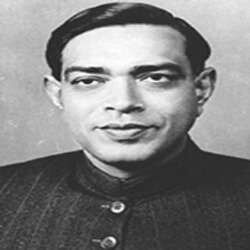
#> input picture authors/photos/original/dinkar.jpg, 250 x 250 px, found by its file name; its folder holds only this picture in this run
$ python author-headshots.py
#> lines starting #> are read from the running program, lines starting #| are printed output that depends on the picture; after the words box and inside, x2 and y2 are one past the last pixel; in counts of white or black regions, pixels touching at a corner belong together
"""Re-frame the author photos as one set: 4:5 portrait, eyes on the same line, heads the same size, one warm
monochrome tone. Sources: authors/photos/original/<id>.jpg (untouched). Output: authors/photos/<id>.jpg (480x600).
FACES = by-eye marks on each original: (centre x, eye line y, top of head y, chin y) as fractions of the image."""
from PIL import Image, ImageFilter, ImageOps, ImageEnhance
import sys
FACES = {
 'dinkar': (.50,.30,.03,.62), 'gulzar': (.565,.27,.05,.45), 'hazariprasad-dwivedi': (.49,.40,.07,.68),
 'jaishankar-prasad': (.50,.40,.07,.70), 'kaifi-azmi': (.53,.43,.03,.83), 'krishna-sobti': (.45,.34,.08,.62),
 'mahadevi-verma': (.50,.51,.09,.85), 'mohan-rakesh': (.50,.37,.03,.67), 'mridula-garg': (.50,.41,.05,.75),
 'muktibodh': (.50,.35,.11,.65), 'nagarjun': (.44,.33,.04,.59), 'nirala': (.47,.39,.09,.79),
 'nirmal-verma': (.48,.31,.06,.52), 'phanishwarnath-renu': (.55,.45,.00,.93), 'piyush-mishra': (.57,.45,.01,.75),
 'premchand': (.50,.41,.07,.75), 'rahul-sankrityayan': (.50,.35,.14,.62), 'ravish-kumar': (.49,.26,.16,.37),
 'sahir-ludhianvi': (.40,.34,.07,.61), 'shrilal-shukla': (.48,.39,.01,.75),
}
OUT_W, OUT_H = 480, 600
HEAD = 0.60   # head (top of hair to chin) as a share of the frame's height
EYES = 0.43   # eye line, from the top of the frame
def frame(im, f):
    W, H = im.size; cx, ey, top, chin = f
    fh = (chin - top) * H / HEAD; fw = fh * OUT_W / OUT_H
    x0 = cx * W - fw / 2; y0 = ey * H - EYES * fh
    box = (round(x0), round(y0), round(x0 + fw), round(y0 + fh))
    # where the frame runs past the photo, extend the photo's own edges (mirrored + blurred) rather than leave a gap
    pad = max(0, -box[0], -box[1], box[2] - W, box[3] - H)
    if pad:
        # stretch the photo's outermost rows / columns outward, soften that band, then lay the photo back on top
        e = max(2, min(W, H) // 40)   # sample a thin band at each edge (averages out noise)
        big = Image.new('L', (W + 2 * pad, H + 2 * pad))
        big.paste(im.crop((0, 0, W, e)).resize((W, 1), Image.BOX).resize((W, pad), Image.NEAREST), (pad, 0))
        big.paste(im.crop((0, H - e, W, H)).resize((W, 1), Image.BOX).resize((W, pad), Image.NEAREST), (pad, pad + H))
        big.paste(im.crop((0, 0, e, H)).resize((1, H), Image.BOX).resize((pad, H), Image.NEAREST), (0, pad))
        big.paste(im.crop((W - e, 0, W, H)).resize((1, H), Image.BOX).resize((pad, H), Image.NEAREST), (pad + W, pad))
        for (cx0, cy0, px, py) in ((0, 0, 0, 0), (W - e, 0, pad + W, 0), (0, H - e, 0, pad + H), (W - e, H - e, pad + W, pad + H)):
            big.paste(im.crop((cx0, cy0, cx0 + e, cy0 + e)).resize((1, 1), Image.BOX).resize((pad, pad)), (px, py))
        big.paste(im, (pad, pad))
        soft = big.filter(ImageFilter.GaussianBlur(max(4, pad / 5)))
        m = max(2, min(W, H) // 30)
        mask = Image.new('L', big.size, 0); mask.paste(Image.new('L', (W - 2 * m, H - 2 * m), 255), (pad + m, pad + m)); mask = mask.filter(ImageFilter.GaussianBlur(m))
        soft.paste(im, (pad, pad), mask.crop((pad, pad, pad + W, pad + H)))
        im = soft; box = tuple(v + pad for v in box)
    return im.crop(box)
def tone(g):
    g = ImageOps.autocontrast(g, cutoff=(1, 1))
    g = ImageEnhance.Contrast(g).enhance(1.06)
    # warm monochrome: deep brown shadows -> cream highlights
    return ImageOps.colorize(g, black=(34, 15, 9), mid=(150, 104, 78), white=(250, 236, 218))
for k, f in FACES.items():
    src = Image.open(f'authors/photos/original/{k}.jpg').convert('L')
#> src is the input picture: PIL image 250x250 L; min 17, max 255, mean 128.7
    c = frame(src, f)
#> in frame, `big = Image.new('L', (W + 2 * pad, H + 2 * pad))`: big: PIL image 312x312 L; every value is 0
#> after the loop in frame, `for (cx0, cy0, px, py) in ((0, 0, 0, 0), (W - e, 0, pad + W, 0), (0, H..`:
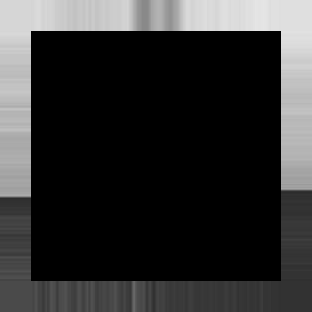
#> big: PIL image 312x312 L; min 0, max 229, mean 49.1
#> in frame, `soft = big.filter(ImageFilter.GaussianBlur(max(4, pad / 5)))`:
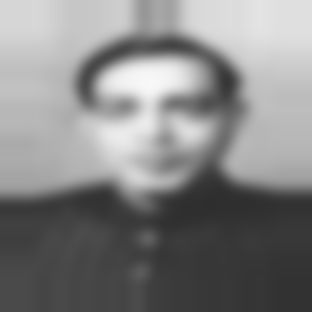
#> soft: PIL image 312x312 L; min 46, max 248, mean 131.8
#> in frame, `mask.paste(Image.new('L', (W - 2 * m, H - 2 * m), 255), (pad + m, pad `:
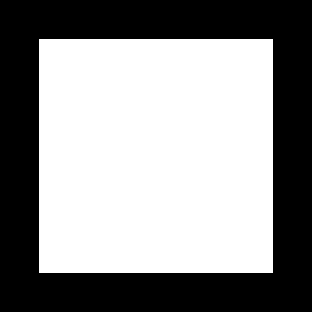
#> mask: PIL image 312x312 L; 56.2% white; 1 black region, box (x1, y1, x2, y2) and area: (0, 0, 312, 312) 42588
#> in frame, `mask = mask.filter(ImageFilter.GaussianBlur(m))`:
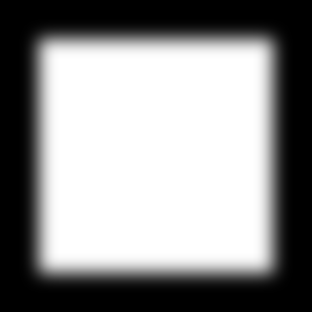
#> mask: PIL image 312x312 L; min 0, max 255, mean 143.4
#> in frame, `return im.crop(box)`:
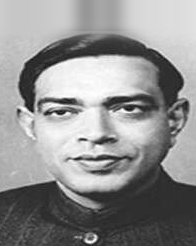
#> returned value: PIL image 196x246 L; min 17, max 255, mean 143.1
    up = OUT_H / c.height
#> up = 2.44
    c = c.resize((OUT_W, OUT_H), Image.LANCZOS)
    if up > 1.6: c = c.filter(ImageFilter.UnsharpMask(radius=2, percent=60, threshold=2))
    tone(c).save(f'authors/photos/{k}.jpg', quality=86, optimize=True, progressive=True)
#> in tone, `g = ImageOps.autocontrast(g, cutoff=(1, 1))`:
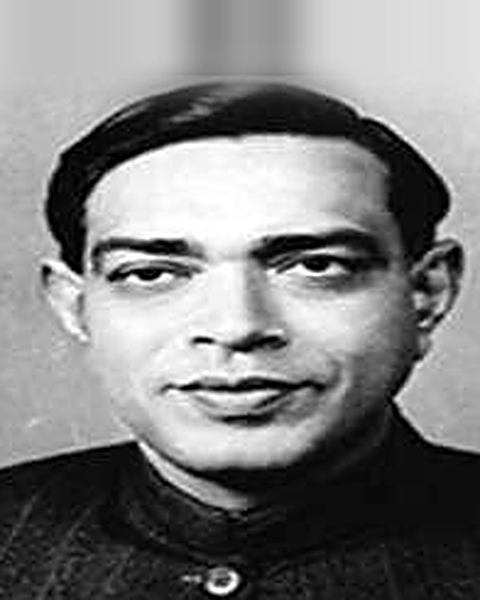
#> g: PIL image 480x600 L; min 0, max 255, mean 127.8
#> in tone, `return ImageOps.colorize(g, black=(34, 15, 9), mid=(150, 104, 78), whi..`:
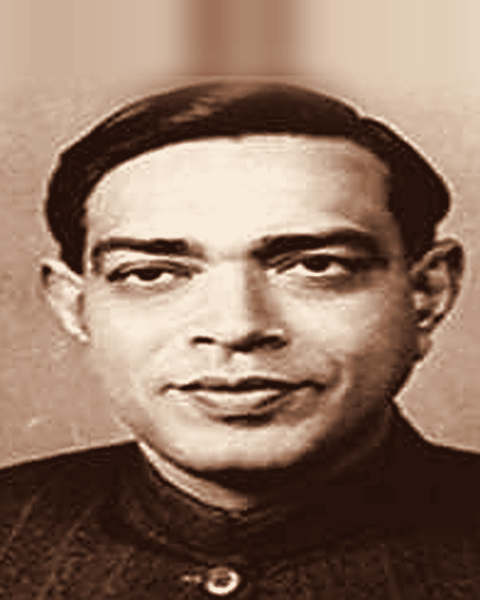
#> returned value: PIL image 480x600 RGB; mean R, G, B 144.3, 117.6, 100.7
    print(k, src.size, 'scale %.1f' % up)
#| dinkar (250, 250) scale 2.4
#> (the run stopped early here; a loop or call above may not have finished)
